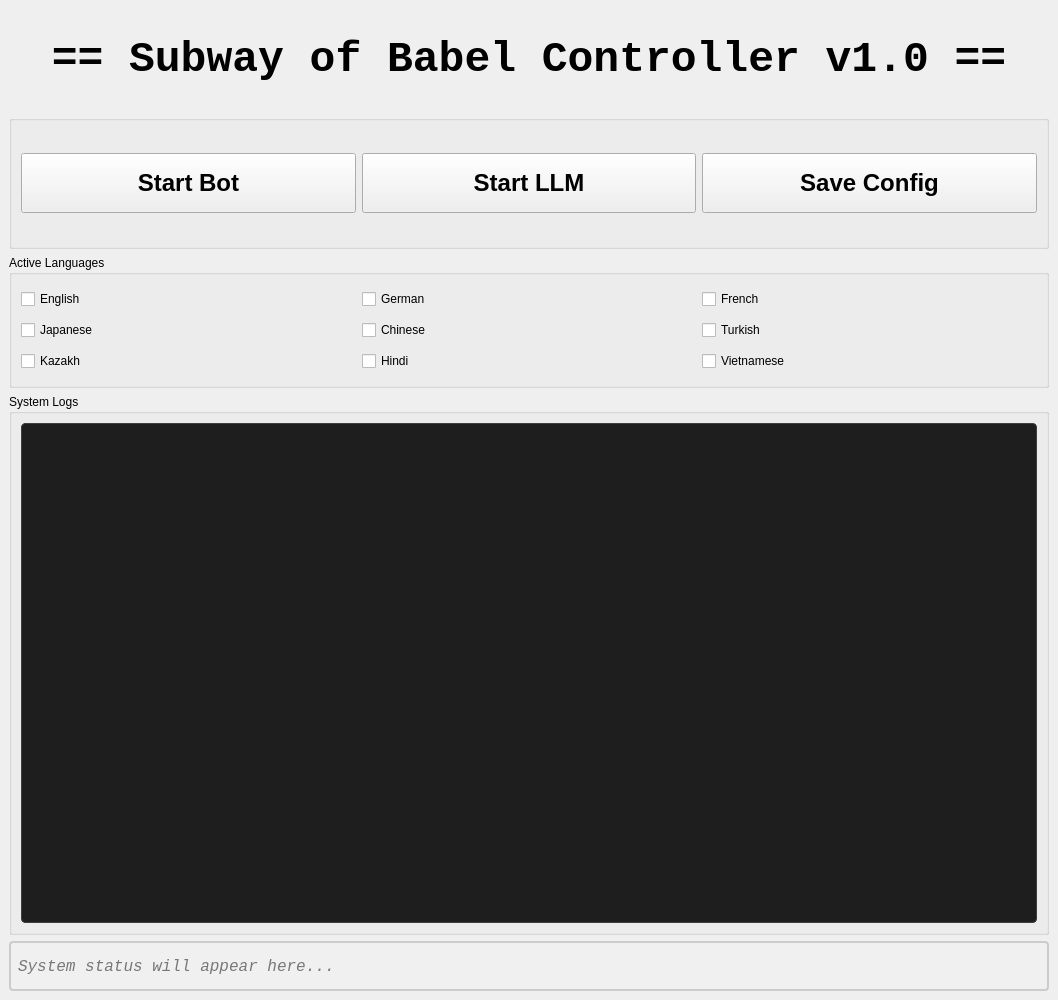
<?xml version="1.0" encoding="UTF-8"?>
<ui version="4.0">
 <class>MainWindow</class>
 <widget class="QMainWindow" name="MainWindow">
  <property name="geometry">
   <rect>
    <x>0</x>
    <y>0</y>
    <width>1058</width>
    <height>1000</height>
   </rect>
  </property>
  <property name="windowTitle">
   <string>Subway of Babel Controller</string>
  </property>
  <widget class="QWidget" name="centralWidget">
   <layout class="QVBoxLayout" name="verticalLayout">
    <item>
     <widget class="QLabel" name="headerLabel">
      <property name="maximumSize">
       <size>
        <width>16777215</width>
        <height>100</height>
       </size>
      </property>
      <property name="font">
       <font>
        <family>Courier New</family>
        <pointsize>32</pointsize>
        <bold>true</bold>
       </font>
      </property>
      <property name="text">
       <string>== Subway of Babel Controller v1.0 ==</string>
      </property>
      <property name="alignment">
       <set>Qt::AlignmentFlag::AlignCenter</set>
      </property>
     </widget>
    </item>
    <item>
     <widget class="QGroupBox" name="controlGroup">
      <layout class="QHBoxLayout" name="horizontalLayout">
       <item>
        <widget class="QPushButton" name="botControlButton">
         <property name="minimumSize">
          <size>
           <width>0</width>
           <height>60</height>
          </size>
         </property>
         <property name="font">
          <font>
           <family>Segoe UI</family>
           <pointsize>18</pointsize>
           <bold>true</bold>
          </font>
         </property>
         <property name="text">
          <string>Start Bot</string>
         </property>
        </widget>
       </item>
       <item>
        <widget class="QPushButton" name="llmControlButton">
         <property name="minimumSize">
          <size>
           <width>0</width>
           <height>60</height>
          </size>
         </property>
         <property name="font">
          <font>
           <family>Segoe UI</family>
           <pointsize>18</pointsize>
           <bold>true</bold>
          </font>
         </property>
         <property name="text">
          <string>Start LLM</string>
         </property>
        </widget>
       </item>
       <item>
        <widget class="QPushButton" name="settingsButton">
         <property name="minimumSize">
          <size>
           <width>0</width>
           <height>60</height>
          </size>
         </property>
         <property name="font">
          <font>
           <family>Segoe UI</family>
           <pointsize>18</pointsize>
           <bold>true</bold>
          </font>
         </property>
         <property name="text">
          <string>Save Config</string>
         </property>
        </widget>
       </item>
      </layout>
     </widget>
    </item>
    <item>
     <widget class="QGroupBox" name="languageGroup">
      <property name="title">
       <string>Active Languages</string>
      </property>
      <layout class="QGridLayout" name="gridLayout">
       <item row="0" column="0">
        <widget class="QCheckBox" name="englishCheck">
         <property name="text">
          <string>English</string>
         </property>
        </widget>
       </item>
       <item row="0" column="1">
        <widget class="QCheckBox" name="germanCheck">
         <property name="text">
          <string>German</string>
         </property>
        </widget>
       </item>
       <item row="0" column="2">
        <widget class="QCheckBox" name="frenchCheck">
         <property name="text">
          <string>French</string>
         </property>
        </widget>
       </item>
       <item row="1" column="0">
        <widget class="QCheckBox" name="japaneseCheck">
         <property name="text">
          <string>Japanese</string>
         </property>
        </widget>
       </item>
       <item row="1" column="1">
        <widget class="QCheckBox" name="chineseCheck">
         <property name="text">
          <string>Chinese</string>
         </property>
        </widget>
       </item>
       <item row="1" column="2">
        <widget class="QCheckBox" name="turkishCheck">
         <property name="text">
          <string>Turkish</string>
         </property>
        </widget>
       </item>
       <item row="2" column="0">
        <widget class="QCheckBox" name="kazakhCheck">
         <property name="text">
          <string>Kazakh</string>
         </property>
        </widget>
       </item>
       <item row="2" column="1">
        <widget class="QCheckBox" name="hindiCheck">
         <property name="text">
          <string>Hindi</string>
         </property>
        </widget>
       </item>
       <item row="2" column="2">
        <widget class="QCheckBox" name="vietnameseCheck">
         <property name="text">
          <string>Vietnamese</string>
         </property>
        </widget>
       </item>
      </layout>
     </widget>
    </item>
    <item>
     <widget class="QGroupBox" name="logGroup">
      <property name="title">
       <string>System Logs</string>
      </property>
      <layout class="QVBoxLayout" name="verticalLayout_3">
       <item>
        <widget class="QTextEdit" name="logView">
         <property name="sizePolicy">
          <sizepolicy hsizetype="Expanding" vsizetype="Maximum">
           <horstretch>0</horstretch>
           <verstretch>0</verstretch>
          </sizepolicy>
         </property>
         <property name="minimumSize">
          <size>
           <width>0</width>
           <height>500</height>
          </size>
         </property>
         <property name="maximumSize">
          <size>
           <width>16777215</width>
           <height>500</height>
          </size>
         </property>
         <property name="font">
          <font>
           <family>Consolas</family>
           <pointsize>10</pointsize>
          </font>
         </property>
         <property name="styleSheet">
          <string notr="true">QTextEdit {
            background-color: #1E1E1E;
            color: #FFFFFF;
            border: 1px solid #3E3E3E;
            border-radius: 4px;
            padding: 5px;
          }</string>
         </property>
         <property name="readOnly">
          <bool>true</bool>
         </property>
        </widget>
       </item>
      </layout>
     </widget>
    </item>
    <item>
     <widget class="QLineEdit" name="statusField">
      <property name="maximumSize">
       <size>
        <width>16777215</width>
        <height>50</height>
       </size>
      </property>
      <property name="font">
       <font>
        <family>Courier New</family>
        <pointsize>12</pointsize>
        <italic>true</italic>
       </font>
      </property>
      <property name="styleSheet">
       <string notr="true">QLineEdit {
         background-color: #F0F0F0;
         border: 2px solid #CCCCCC;
         border-radius: 4px;
         padding: 5px;
       }</string>
      </property>
      <property name="readOnly">
       <bool>true</bool>
      </property>
      <property name="placeholderText">
       <string>System status will appear here...</string>
      </property>
     </widget>
    </item>
   </layout>
  </widget>
 </widget>
 <resources/>
 <connections/>
</ui>
